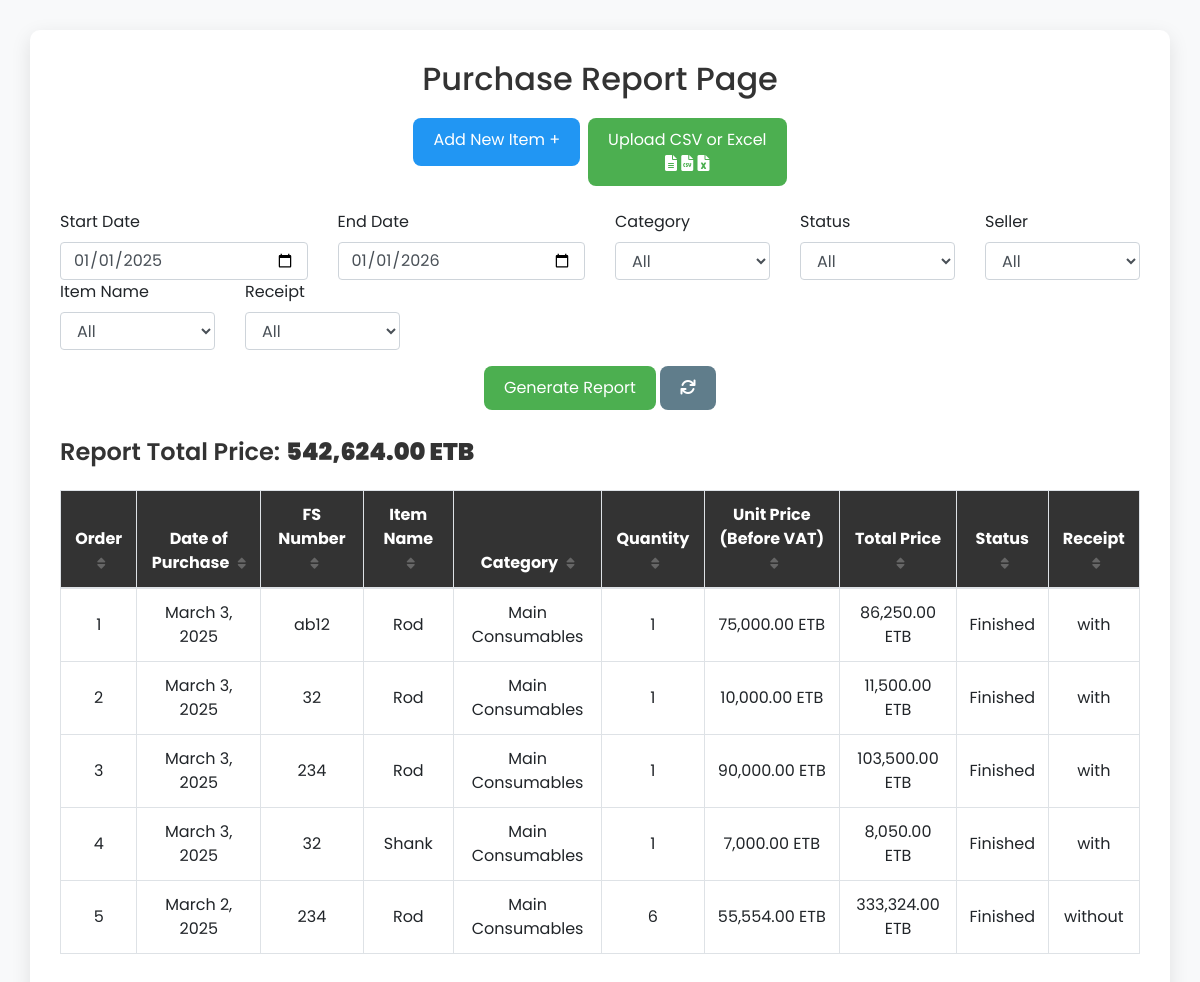
Page /purchase/report/ on the earlier database version.
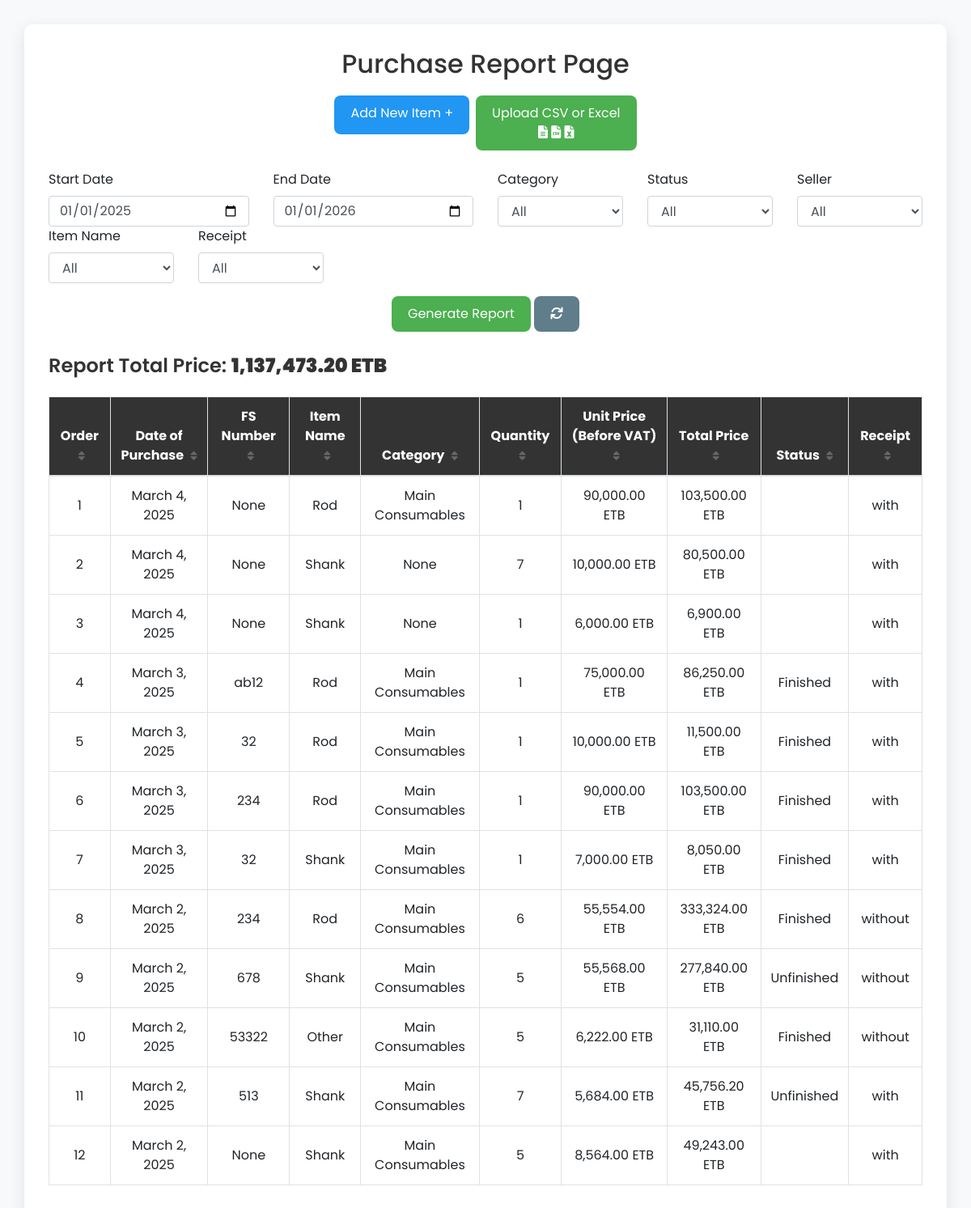
Same page on the later database version.
### purchase/models.py (models this page shows, shortened)
class Item(models.Model):
    BANK_CHOICES = [
    ('CBE', 'Commercial Bank of Ethiopia'),
    ('Awash Bank', 'Awash International Bank'),
    ('Dashen Bank', 'Dashen Bank S.C.'),
    ('Bank of Abyssinia', 'Bank of Abyssinia S.C.'),
    ('Wegagen Bank', 'Wegagen Bank S.C.'),
    ('Nib International Bank', 'Nib International Bank S.C.'),
    ('Hibret Bank', 'Hibret Bank S.C.'),
    ('Oromia Bank', 'Oromia Bank S.C.'),
    ('Cooperative Bank of Oromia', 'Cooperative Bank of Oromia'),
    ('Berhan Bank', 'Berhan International Bank S.C.'),
    ('Bunna Bank', 'Bunna International Bank S.C.'),
    ('Zemen Bank', 'Zemen Bank S.C.'),
    ('Enat Bank', 'Enat Bank S.C.'),
    ('Global Bank Ethiopia', 'Global Bank Ethiopia S.C.'),
    ('Addis International Bank', 'Addis International Bank S.C.'),
    ('Abay Bank', 'Abay Bank S.C.'),
    ('Shabelle Bank', 'Shabelle Bank S.C.'),
    ('ZamZam Bank', 'ZamZam Bank S.C.'),
    ('Goh Betoch Bank', 'Goh Betoch Bank S.C.'),
    ('Ahadu Bank', 'Ahadu Bank S.C.'),
    ('Hijra Bank', 'Hijra Bank S.C.'),
    ('Tsehay Bank', 'Tsehay Bank S.C.'),
    ('Siinqee Bank', 'Siinqee Bank S.C.'),
    ('Tsedey Bank', 'Tsedey Bank S.C.'),
    ('Gadaa Bank', 'Gadaa Bank S.C.'),
    ('Amhara Bank', 'Amhara Bank S.C.'),
    ('Rammis Bank', 'Rammis Bank S.C.'),
    ('Siket Bank', 'Siket Bank S.C.'),
    ('Sidama Bank', 'Sidama Bank S.C.'),
    ('Omo Bank', 'Omo Bank S.C.'),
]
    CATEGORY_CHOICES = [
        ('with', 'With'),
        ('without', 'Without'),
    ]
    ITEM_CATEGORY_CHOICES = [
        ('Main Consumables', 'Main Consumables'),
        ('Lubricants', 'Lubricants'),
        ('Service Items', 'Service Items'),
        ('Maintenance Items', 'Maintenance Items'),
    ]
    CATEGORY_NAME_CHOICES = [
        ('Shank', 'Shank'),
        ('Rod', 'Rod'),
        ('Bit', 'Bit'),
        ('Coupling', 'Coupling'),
        ('Liquid consumable', 'Liquid consumable'),
        ('Gas consumable', 'Gas consumable'),
        ('Filter', 'Filter'),
        ('Other', 'Other'),
    ]
    FS_number = models.IntegerField(blank=True, null=True)  # New field for FS number
    Receipt= models.CharField(max_length=100, choices=CATEGORY_CHOICES)
    item_name = models.CharField(max_length=100, choices=CATEGORY_NAME_CHOICES)  # Updated field name
    custom_item_name = models.CharField(max_length=100, blank = True)  # New field for custom name
    item_category = models.CharField(max_length=50, choices=ITEM_CATEGORY_CHOICES, blank=True, null=True)  # Renamed field for clarity
    payment_type = models.CharField(max_length=100, choices=[('Credit', 'Credit'), ('Paid', 'Paid in Full')])
    payment_transaction_type = models.CharField(max_length=100, choices=[('Bank Transfer', 'Bank Transfer'), ('Cash', 'Cash'), ('Deposit to Bank','Deposit to Bank')], blank = True, null = True) # New field for payment status
    remark = models.TextField(blank=True, null=True)  # New text field for remarks
    unit_price_before_vat = models.DecimalField(max_digits=10, decimal_places=2)  # Renamed unit price field
    status = models.CharField(max_length=100, choices=[('Finished', 'Finished'), ('Unfinished', 'Unfinished')], blank=True)  # New status field for finished/unfinished
    quantity = models.IntegerField()
    unit = models.CharField(max_length=50, choices=[('Pcs', 'Pcs'), ('Liter', 'Liter'), ('Kg', 'Kg')])
    seller_name = models.CharField(max_length=100, blank=True)
    total_price = models.DecimalField(max_digits=10, decimal_places=2, null=True, blank=True)  # Total price is nullable
    date_of_purchase = models.DateField()
    receipt_status = models.CharField(max_length=50, choices=[('Taken', 'Taken'),('Not Taken', 'Not Taken')], blank = True, null = True)
    date_of_bank_transfer = models.DateField(null=True, blank=True)
    serial_number = models.CharField(max_length=100, blank=True, null = True)
    item_destination = models.CharField(max_length=50, choices=[('Item Taken', 'Item Taken'),('Item Not Taken', 'Item Not Taken')], blank=True, null=True)
    model = models.CharField(max_length=100, blank=True, null=True)  # Make model optional
    color = models.CharField(max_length=100, blank=True, null=True)
    brand = models.CharField(max_length=50, blank=True, null = True)
    Transferred_to_bank_name = models.CharField(max_length=30, choices=BANK_CHOICES, blank=True, null=True)
    Transferred_from_bank_name = models.CharField(max_length=30, choices=BANK_CHOICES, blank=True, null=True)
    Transferred_to_account_number = models.CharField(max_length=100, blank=True, null=True)
    Transferred_from_account_number = models.CharField(max_length=100, blank=True, null=True)
    Transferred_to_receiver_name = models.CharField(max_length=100, blank=True, null=True)
    Transferred_from_sender_name = models.CharField(max_length=100, blank=True, null=True)
    USD_rate = models.DecimalField(max_digits=10, decimal_places=2, null =True, blank=True)
    total_price_usd = models.DecimalField(max_digits=10, decimal_places=2, null=True, blank=True)
    withholding = models.DecimalField(max_digits=10, decimal_places=2, null=True, blank=True)
    receipt_file = models.FileField(upload_to='uploads/receipts/', blank=True, null=True)
    bank_transfer_file = models.FileField(upload_to='uploads/', blank=True, null=True)
    class Meta:
        ordering = ['-date_of_purchase']  # Ensure new purchases are at the top of the report

### purchase/views.py (the view, shortened to what this page needs)
# urls.py: path('report/', views.generate_report, name='generate_report'),
def generate_report(request):
    items = Item.objects.all()
    form = ReportForm(request.GET or None)
    categories = sorted(set(Item.objects.exclude(item_category__isnull=True).values_list('item_category', flat=True)))
    statuses = sorted(set(Item.objects.exclude(status__isnull=True).values_list('status', flat=True)))
    receipts = sorted(set(Item.objects.exclude(Receipt__isnull=True).values_list('Receipt', flat=True)))
    sellers = sorted(set(Item.objects.exclude(seller_name__isnull=True).values_list('seller_name', flat=True)))
    item_names = sorted(set(Item.objects.exclude(item_name__isnull=True).values_list('item_name', flat=True)))
    total_spent = round(items.aggregate(total=Sum('total_price'))['total'] or Decimal(0), 2)
    return render(request, 'purchase/report.html', {
        'items': items,
        'form': form,
        'categories': categories,
        'statuses': statuses,
        'receipts': receipts,
        'sellers': sellers,
        'item_names': item_names,
        'total_spent': total_spent,
    })

### purchase/forms.py
class ReportForm(forms.Form):
    start_date = forms.DateField(
        widget=forms.SelectDateWidget(years=range(2025, 2040)),
        required=True
    )
    end_date = forms.DateField(
        widget=forms.SelectDateWidget(years=range(2025, 2040)),
        required=True
    )
    item_class = forms.ModelChoiceField(
        queryset=Category.objects.all(),
        required=False
    )

### purchase/templates/purchase/report.html (shortened to what this page needs)
{% load custom_filters %}
{% load humanize %}
<!DOCTYPE html>
<html lang="en">
<head>
    <link rel="stylesheet" href="https://cdnjs.cloudflare.com/ajax/libs/font-awesome/6.0.0-beta3/css/all.min.css">
    <link rel="stylesheet" href="https://cdnjs.cloudflare.com/ajax/libs/font-awesome/6.0.0-beta3/css/all.min.css">
    <link href="https://stackpath.bootstrapcdn.com/bootstrap/4.5.2/css/bootstrap.min.css" rel="stylesheet">
</head>
<body>
    <div class="container">
        <h2>Purchase Report Page</h2>
        <div class="text-center mb-4 d-flex justify-content-center">
            <a href="{% url 'purchase:add_item' %}" class="btn btn-add-item mr-2">Add New Item +</a>
            <a href="{% url 'purchase:upload_file' %}" class="btn btn-custom">
                Upload CSV or Excel<br>
                <i class="fas fa-file-alt"></i>
                <i class="fas fa-file-csv"></i>
                <i class="fas fa-file-excel"></i>
            </a>
        </div>
        <form method="get" class="mb-4">
            <div class="row">
                <div class="col-md-3">
                    <label for="start_date">Start Date</label>
                    <input type="date" name="start_date" id="start_date" class="form-control" value="2025-01-01">
                </div>
                <div class="col-md-3">
                    <label for="end_date">End Date</label>
                    <input type="date" name="end_date" id="end_date" class="form-control" value="2026-01-01">
                </div>
                <div class="col-md-2">
                    <label for="item_category">Category</label>
                    <select name="item_category" id="item_category" class="form-control">
                        <option value="">All</option>
                    </select>
                </div>
                <div class="col-md-2">
                    <label for="status">Status</label>
                    <select name="status" id="status" class="form-control">
                        <option value="">All</option>
                    </select>
                </div>
                <div class="col-md-2">
                    <label for="seller_name">Seller</label>
                    <select name="seller_name" id="seller_name" class="form-control">
                        <option value="">All</option>
                    </select>
                </div>
                <div class="col-md-2">
                    <label for="item_name">Item Name</label>
                    <select name="item_name" id="item_name" class="form-control">
                        <option value="">All</option>
                    </select>
                </div>
                <div class="col-md-2">
                    <label for="receipt">Receipt</label>
                    <select name="receipt" id="receipt" class="form-control" onchange="toggleReceiptStatus()">
                        <option value="">All</option>
                    </select>
                </div>
            </div>
            <div class="row mt-3">
                <div class="col-md-12 text-center">
                    <button type="submit" class="btn btn-custom">Generate Report</button>
                    <a href="{% url 'purchase:generate_report' %}" class="btn btn-refresh">
                        <i class="fas fa-sync"></i>
                    </a>
                </div>
            </div>
        </form>
         <div class="total-price">
            Report Total Price: <strong>{{ total_spent|intcomma }} ETB</strong>
        </div>
        <table class="table table-bordered table-hover" id="reportTable">
            <thead>
                <tr>
                    <th onclick="sortTable(0)">
                        Order <i id="sortIcon0" class="fas fa-sort"></i>
                    </th>
                    <th onclick="sortTable(1)">
                        Date of Purchase <i id="sortIcon1" class="fas fa-sort"></i>
                    </th>
                    <th onclick="sortTable(2)">
                        FS Number <i id="sortIcon2" class="fas fa-sort"></i>
                    </th>
                    <th onclick="sortTable(3)">
                        Item Name <i id="sortIcon3" class="fas fa-sort"></i>
                    </th>
                    <th onclick="sortTable(4)">
                        Category <i id="sortIcon4" class="fas fa-sort"></i>
                    </th>
                    <th onclick="sortTable(5)">
                        Quantity <i id="sortIcon5" class="fas fa-sort"></i>
                    </th>
                    <th onclick="sortTable(6)">
                        Unit Price (Before VAT) <i id="sortIcon6" class="fas fa-sort"></i>
                    </th>
                    <th onclick="sortTable(7)">
                        Total Price <i id="sortIcon7" class="fas fa-sort"></i>
                    </th>
                    <th onclick="sortTable(8)">
                        Status <i id="sortIcon8" class="fas fa-sort"></i>
                    </th>
                    <th onclick="sortTable(9)">
                        Receipt <i id="sortIcon9" class="fas fa-sort"></i>
                    </th>
                </tr>
            </thead>
            <tbody>
                {% for item in items %}
                    <tr data-toggle="modal" data-target="#itemModal{{ item.id }}">
                        <td>{{ forloop.counter }}</td>
                        <td>{{ item.date_of_purchase }}</td>
                        <td>{{ item.FS_number }}</td>
                        <td>{{ item.item_name }}</td>
                        <td>{{ item.item_category }}</td>
                        <td>{{ item.quantity }}</td>
                        <td>{{ item.unit_price_before_vat|intcomma }} ETB</td>
                        <td>{{ item.total_price|intcomma }} ETB</td>
                        <td>{{ item.status }}</td>
                        <td>{{ item.Receipt }}</td>
                    </tr>
                    </div>
                {% endfor %}
</body>
</html>

### purchase/templates/purchase/report.html (style rules this page uses)
body { font-family: 'Poppins', sans-serif; background-color: #f8f9fa; padding: 30px; }
.container { background-color: #fff; padding: 30px; border-radius: 10px; box-shadow: 0 6px 20px rgba(0, 0, 0, 0.1); max-width: 1600px; margin: auto; }
h2 { text-align: center; color: #333; margin-bottom: 20px; }
.btn-custom { background-color: #4CAF50; color: #fff; border: none; padding: 10px 20px; border-radius: 8px; transition: background-color 0.3s, transform 0.2s; }
.btn-refresh { background-color: #607D8B; color: #fff; border: none; padding: 10px 20px; border-radius: 8px; transition: background-color 0.3s, transform 0.2s; }
.btn-add-item { background-color: #2196F3; color: #fff; border: none; padding: 10px 20px; border-radius: 8px; transition: background-color 0.3s, transform 0.2s; margin-bottom: 20px; }
.table th, .table td { vertical-align: middle; text-align: center; }
.table th { background-color: #333; color: #fff; cursor: pointer; position: relative; }
.table tbody tr { cursor: pointer; }
.total-price { font-size: 1.5rem; font-weight: 600; color: #333; margin-bottom: 20px; }
th { cursor: pointer; }
th i { margin-left: 5px; font-size: 0.8em; color: #666; }

Differences in the rows shown:
added Item: date_of_purchase "March 4, 2025", FS_number "None", item_name "Rod", item_category "Main Consumables", quantity "1", unit_price_before_vat "90,000.00", total_price "103,500.00", Receipt "with"
added Item: date_of_purchase "March 4, 2025", FS_number "None", item_name "Shank", item_category "None", quantity "7", unit_price_before_vat "10,000.00", total_price "80,500.00", Receipt "with"
added Item: date_of_purchase "March 4, 2025", FS_number "None", item_name "Shank", item_category "None", quantity "1", unit_price_before_vat "6,000.00", total_price "6,900.00", Receipt "with"
added Item: date_of_purchase "March 2, 2025", FS_number "678", item_name "Shank", item_category "Main Consumables", quantity "5", unit_price_before_vat "55,568.00", total_price "277,840.00", status "Unfinished", Receipt "without"
added Item: date_of_purchase "March 2, 2025", FS_number "53322", item_name "Other", item_category "Main Consumables", quantity "5", unit_price_before_vat "6,222.00", total_price "31,110.00", status "Finished", Receipt "without"
added Item: date_of_purchase "March 2, 2025", FS_number "513", item_name "Shank", item_category "Main Consumables", quantity "7", unit_price_before_vat "5,684.00", total_price "45,756.20", status "Unfinished", Receipt "with"
added Item: date_of_purchase "March 2, 2025", FS_number "None", item_name "Shank", item_category "Main Consumables", quantity "5", unit_price_before_vat "8,564.00", total_price "49,243.00", Receipt "with"
Other differences:
{{ total_spent|intcomma }}: "542,624.00" → "1,137,473.20"
